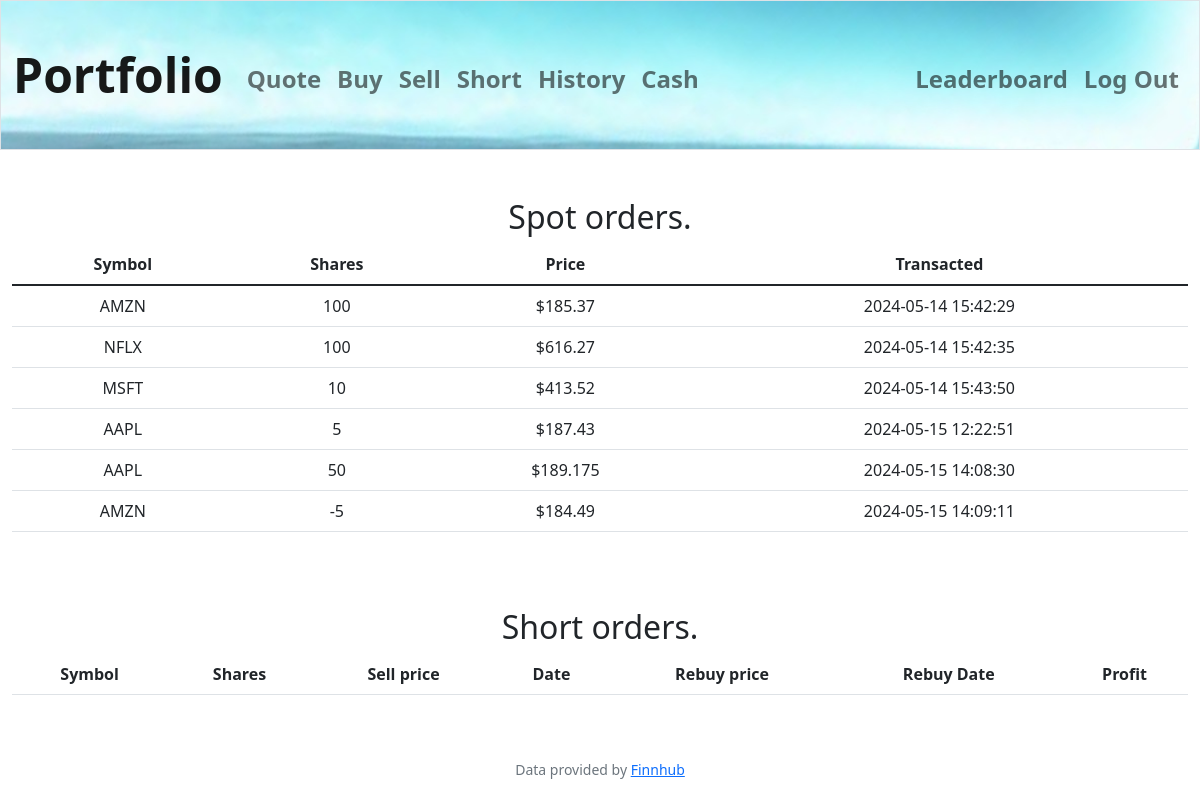
Screenshot of /history (signed in) with the database file from the repository.
### tables this page shows
CREATE TABLE orders (
order_id INTEGER PRIMARY KEY AUTOINCREMENT NOT NULL,
user_id INTEGER,
company_name TEXT,
symbol TEXT NOT NULL,
price NUMERIC NOT NULL,
shares NUMERIC NOT NULL,
date DATE);

### app.py (the view)
@app.route("/history")
@login_required
def history():
    orders = db_connection.execute(
        "SELECT * FROM orders WHERE user_id = ?;", (session["user_id"],)
    )
    closed_short_orders = db_connection.execute(
        "SELECT * FROM short WHERE (rebuy_price IS NOT NULL) AND user_id = ?;",
        (session["user_id"],),
    )
    return render_template(
        "history.html", orders=orders, closed_short_orders=closed_short_orders
    )

### app.py (called while the page is built)
@app.after_request
def after_request(response):
    response.headers["Cache-Control"] = "no-cache, no-store, must-revalidate"
    response.headers["Expires"] = 0
    response.headers["Pragma"] = "no-cache"
    return response

### db_connect.py (called while the page is built)
    def connect(self):
        self.conn = sqlite3.connect("database_project.db")

    def execute(self, query, params=None):
        self.connect()
        cursor = self.conn.cursor()
        if params:
            cursor.execute(query, params)
        else:
            cursor.execute(query)
        if query.lower().startswith("insert") or  query.lower().startswith("update"):
            self.conn.commit()
            last_row_id = cursor.lastrowid
            self.conn.close()
            return last_row_id
        result = cursor.fetchall()
        columns = [col[0] for col in cursor.description]
        rows = [dict(zip(columns, row)) for row in result]
        self.conn.close()
        return rows

### helpers.py (called while the page is built)
def login_required(f):
    @wraps(f)
    def decorated_function(*args, **kwargs):
        if session.get("user_id") is None:
            return redirect("/login")
        return f(*args, **kwargs)
    return decorated_function

### templates/history.html (shortened to what this page needs)
{% extends "layout.html" %}
{% block main %}
    <h2>Spot orders.</h2>
    <table class="table">
        <thead>
            <tr>
                <th>Symbol</th>
                <th>Shares</th>
                <th>Price</th>
                <th>Transacted</th>
            </tr>
        </thead>
        <tbody>
            {% for order in orders %}
            <tr>
                <td>{{ order.symbol }}</td>
                <td>{{ order.shares }}</td>
                <td>${{ order.price }}</td>
                <td>{{ order.date }}</td>
            </tr>
            {% endfor %}
        </tbody>
    </table>
    <h2>Short orders.</h2>
    <table class="table">
        <thead>
            <tr>
                <th>Symbol</th>
                <th>Shares</th>
                <th>Sell price</th>
                <th>Date</th>
                <th>Rebuy price</th>
                <th>Rebuy Date</th>
                <th>Profit</th>
            </tr>
        </thead>
    </table>
{% endblock %}

### rows the page displays
orders: symbol "AMZN", shares "100", price "185.37", date "2024-05-14 15:42:29"
orders: symbol "NFLX", shares "100", price "616.27", date "2024-05-14 15:42:35"
orders: symbol "MSFT", shares "10", price "413.52", date "2024-05-14 15:43:50"
orders: symbol "AAPL", shares "5", price "187.43", date "2024-05-15 12:22:51"
orders: symbol "AAPL", shares "50", price "189.175", date "2024-05-15 14:08:30"
orders: symbol "AMZN", shares "-5", price "184.49", date "2024-05-15 14:09:11"
